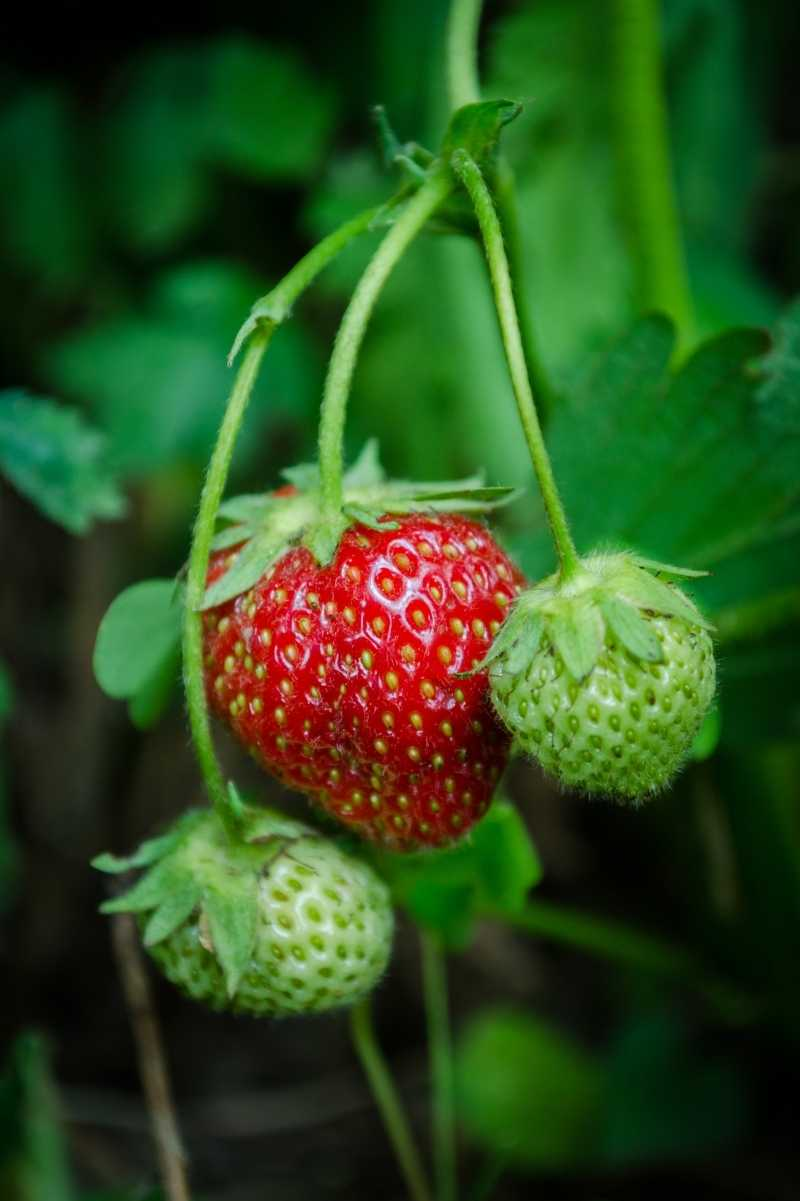
//> input picture Image_Processing/ColorSlicing/Strawberries.jpg, 800 x 1201 px
$ ./HoughLineDetector ../../ColorSlicing/Strawberries.jpg   (built with g++ and OpenCV 4)
//> lines starting //> are read from the running program, lines starting //| are printed output that depends on the picture; after the words box and inside, x2 and y2 are one past the last pixel; in counts of white or black regions, pixels touching at a corner belong together
#include <opencv2/opencv.hpp>
#include <iostream>
using namespace std;
using namespace cv;

static Mat src, grayImg, edges, vis;
static int cannyLow = 50, cannyHigh = 150;
static int rhoTimes10 = 10;  // rho = rhoTimes10/10 (픽셀)
static int thetaDeg = 1;     // theta = thetaDeg * CV_PI / 180
static int houghThresh = 50; // 누적 임계값
static int minLineLen = 50;  // 최소 선 길이(px)
static int maxLineGap = 10;  // 같은 선으로 간주할 최대 간격(px)

static void run(int = 0, void * = nullptr)
{
    // 1) Canny
    Canny(grayImg, edges, cannyLow, cannyHigh);

    // 2) HoughLinesP
    double rho = std::max(1, rhoTimes10) / 10.0; // 0 방지
    double theta = thetaDeg * CV_PI / 180.0;
    vector<Vec4i> lines;
    HoughLinesP(edges, lines, rho, theta, houghThresh, (double)minLineLen, (double)maxLineGap);

    // 3) 시각화
    cvtColor(edges, vis, COLOR_GRAY2BGR);
    for (const auto &l : lines)
        line(vis, Point(l[0], l[1]), Point(l[2], l[3]), Scalar(0, 255, 0), 2, LINE_AA);

    // 4) 정보 표시
    putText(vis, format("Canny=(%d,%d)  rho=%.1f  theta=%ddeg  thr=%d  minLen=%d  maxGap=%d  #lines=%zu", cannyLow, cannyHigh, rho, thetaDeg, houghThresh, minLineLen, maxLineGap, lines.size()),
            Point(10, 25), FONT_HERSHEY_SIMPLEX, 0.6, Scalar(0, 200, 255), 2);

    imshow("edges", edges);
    imshow("HoughLinesP result", vis);
}

int main(int argc, char **argv)
{
    string path = (argc > 1) ? argv[1] : "test.png"; // 이미지 경로
    src = imread(path);
//> src is the input picture: 1201 rows x 800 cols, CV_8UC3; mean B, G, R 29.7, 77.6, 44.5
    if (src.empty())
    {
        cerr << "Image Not Found: " << path << "\n";
        return -1;
    }
    cvtColor(src, grayImg, COLOR_BGR2GRAY);
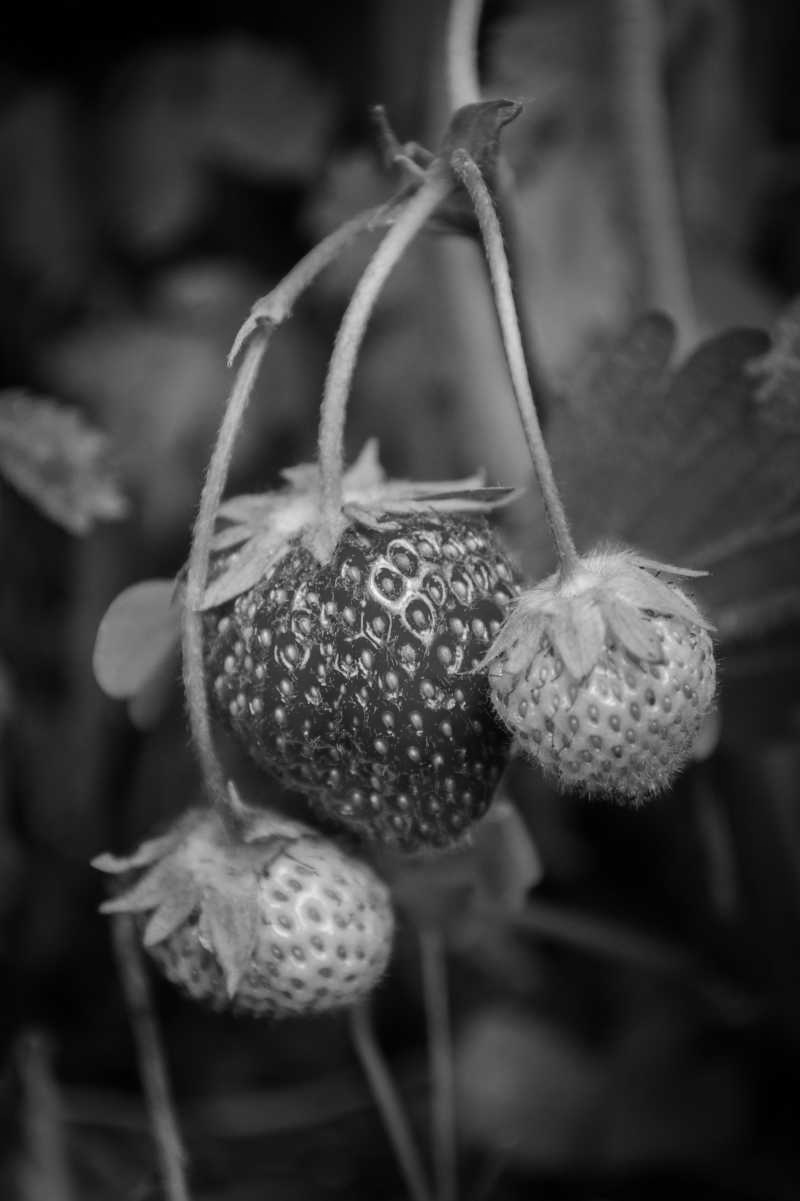
//> grayImg: 1201 rows x 800 cols, CV_8UC1; min 0, max 252, mean 62.3
    GaussianBlur(grayImg, grayImg, Size(3, 3), 0.8); // 약간의 블러로 잡음 억제

    namedWindow("HoughLinesP result", WINDOW_AUTOSIZE);
    namedWindow("edges", WINDOW_AUTOSIZE);

    createTrackbar("CannyLow", "HoughLinesP result", &cannyLow, 300, run);
    createTrackbar("CannyHigh", "HoughLinesP result", &cannyHigh, 400, run);
    createTrackbar("rho x0.1", "HoughLinesP result", &rhoTimes10, 50, run); // 0.1~5.0
    createTrackbar("theta deg", "HoughLinesP result", &thetaDeg, 5, run);   // 1~5 deg
    createTrackbar("threshold", "HoughLinesP result", &houghThresh, 300, run);
    createTrackbar("minLineLen", "HoughLinesP result", &minLineLen, 500, run);
    createTrackbar("maxLineGap", "HoughLinesP result", &maxLineGap, 200, run);

    run();
//> in run, `Canny(grayImg, edges, cannyLow, cannyHigh);`:
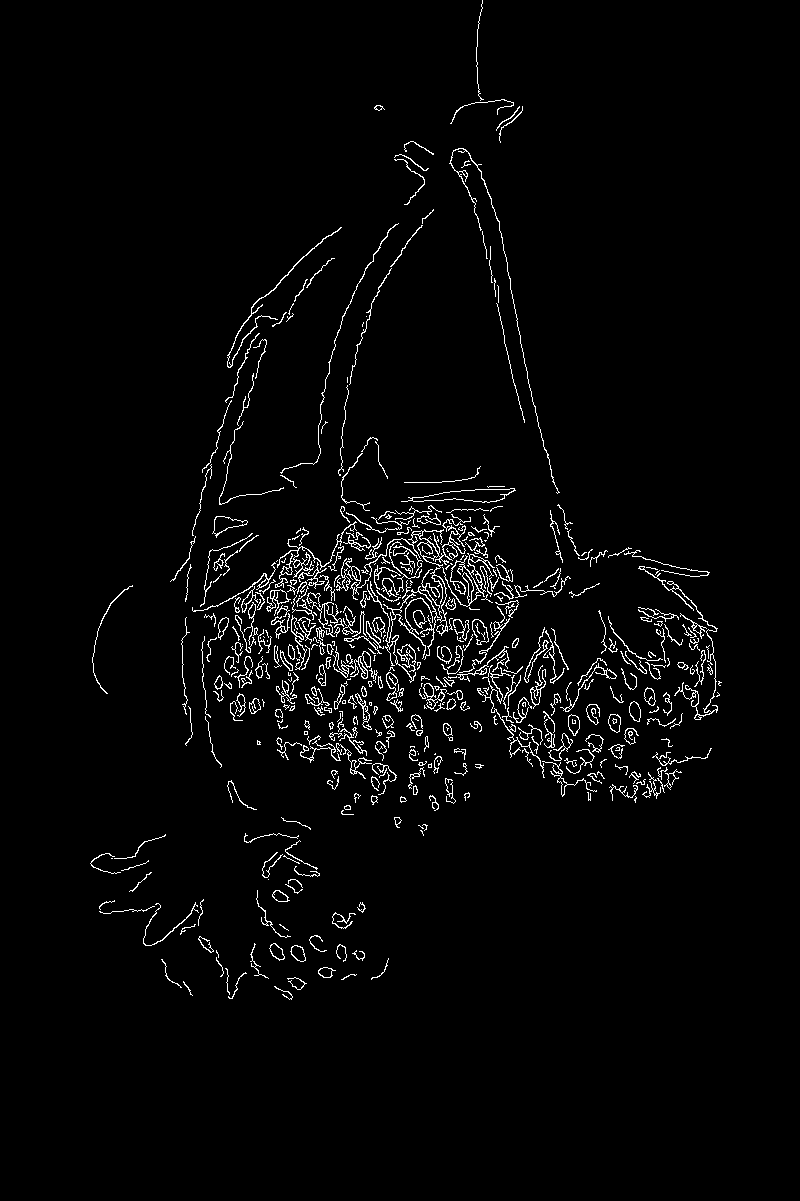
//> edges: 1201 rows x 800 cols, CV_8UC1; 2.7% white in thin lines or dots, all inside (x1, y1, x2, y2) = (90, 0, 722, 1000)
//> in run, `HoughLinesP(edges, lines, rho, theta, houghThresh, (double)minLineLen,..`: lines = 179 lines (x1, y1, x2, y2), first 8: [332, 553, 429, 650], [622, 654, 715, 669], [369, 510, 464, 605], [369, 642, 426, 655], [340, 448, 344, 517], [243, 592, 428, 655], [544, 717, 616, 789], [279, 560, 339, 590]
//> the loop in run, `for (const auto &l : lines)` made 179 passes
//> after the loop in run, `for (const auto &l : lines)`:
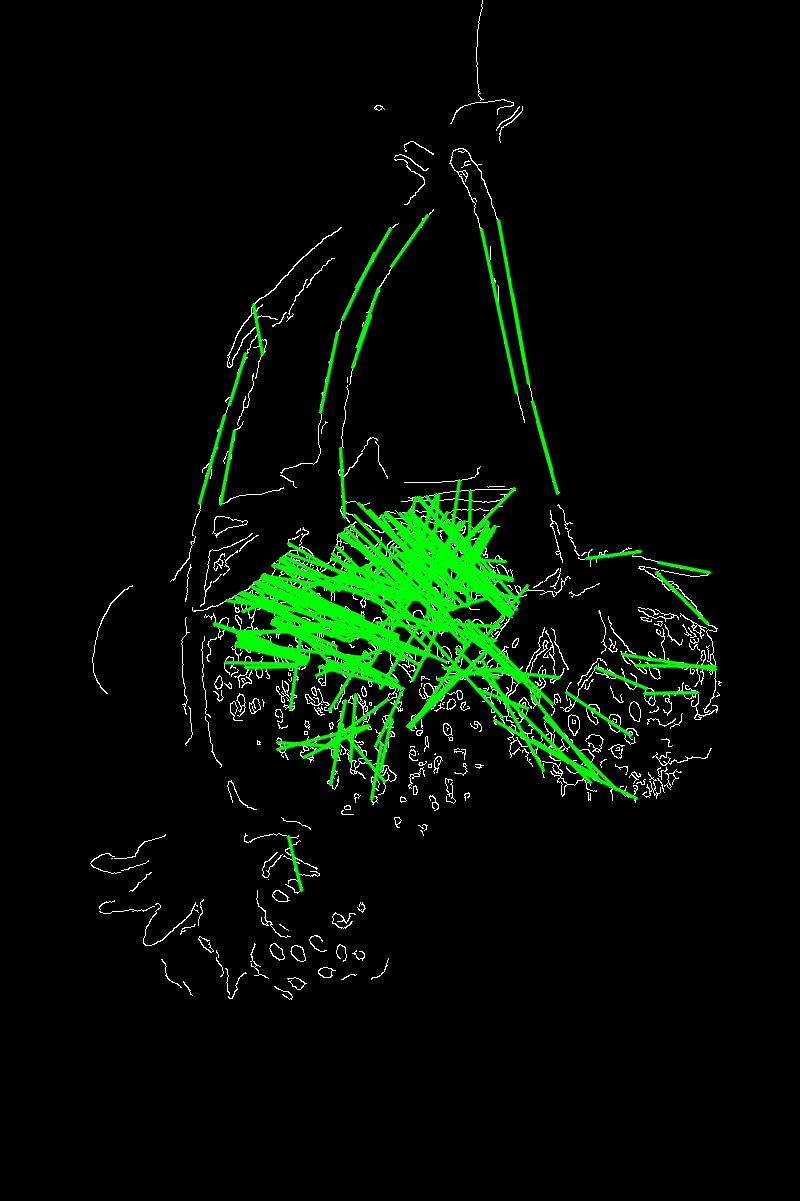
//> vis: 1201 rows x 800 cols, CV_8UC3; mean B, G, R 4.1, 14.1, 4.1
//> in run, `putText(vis, format("Canny=(%d,%d)  rho=%.1f  theta=%ddeg  thr=%d  min..`:
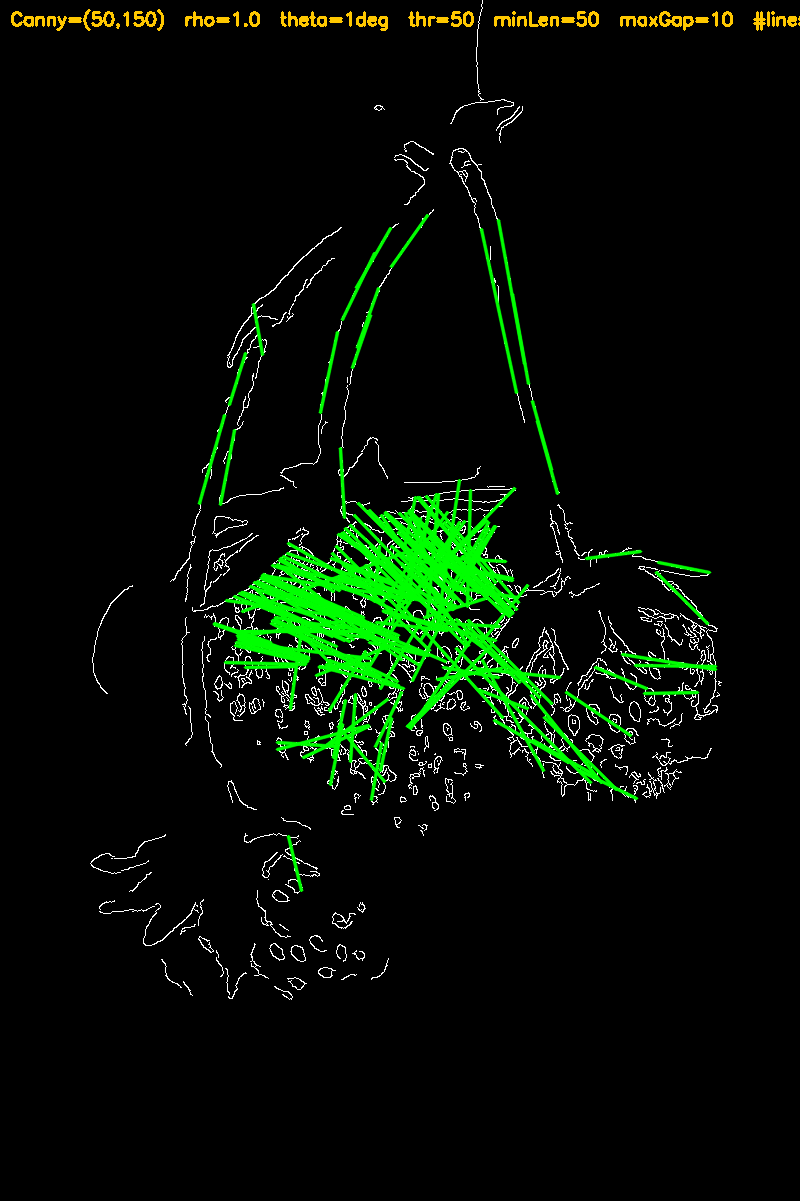
//> vis: 1201 rows x 800 cols, CV_8UC3; 0.49% of pixels changed, all inside (x1, y1, x2, y2) = (11, 9, 800, 31)
    waitKey(0);
    return 0;
}
